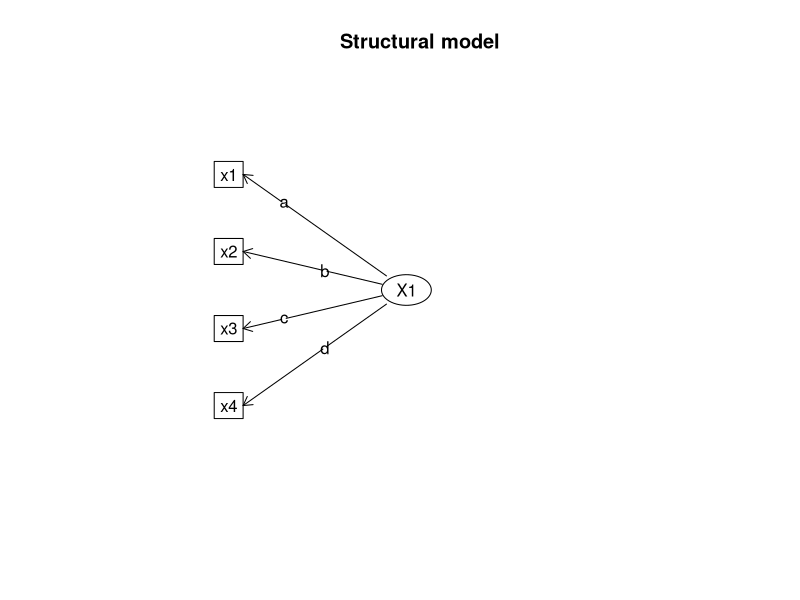
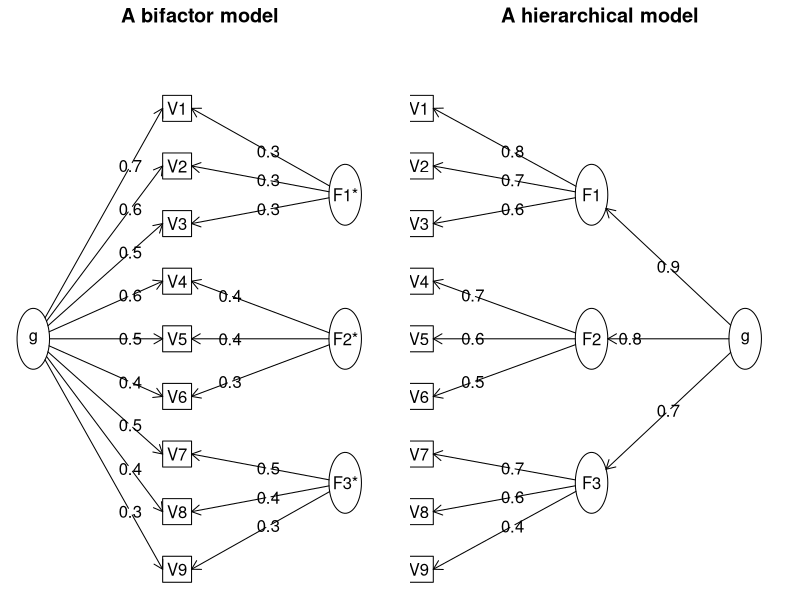
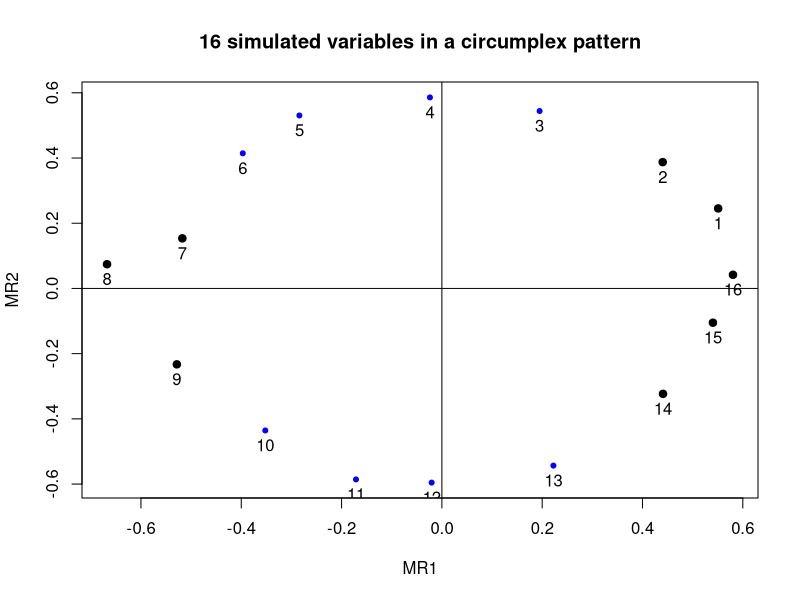
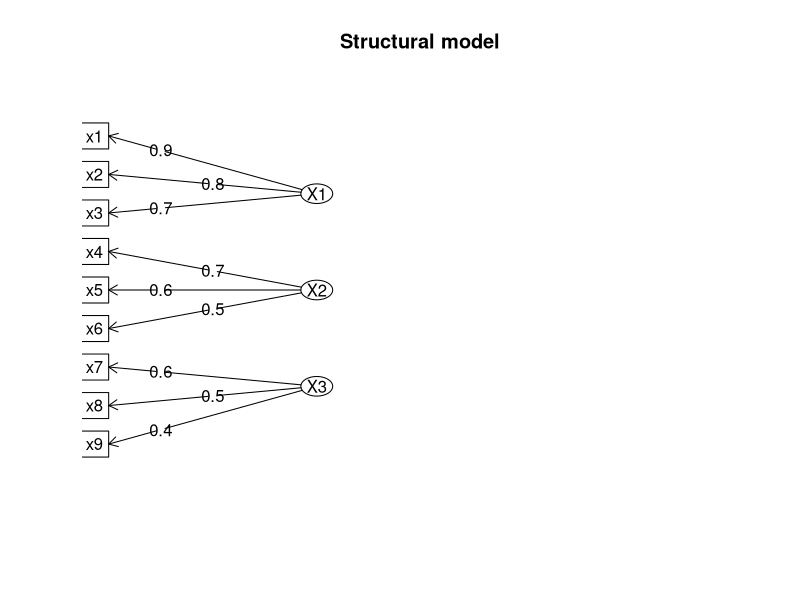
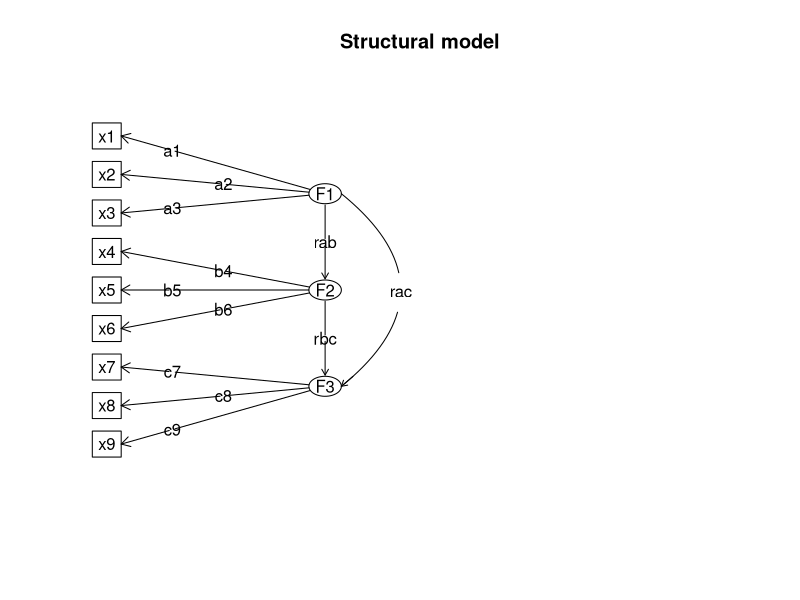
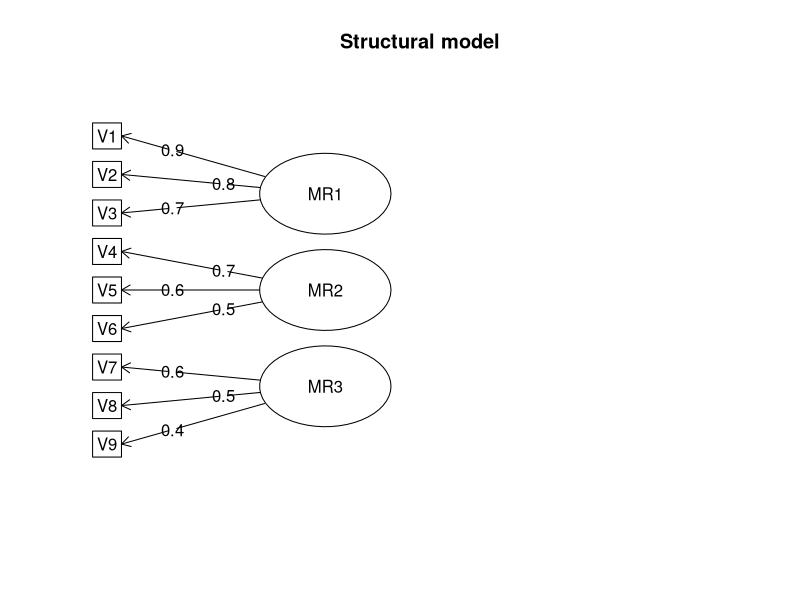
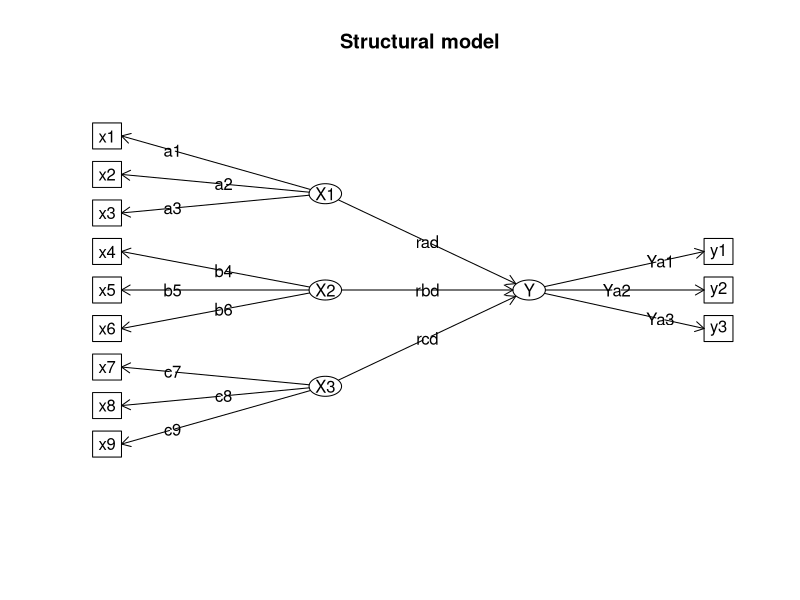
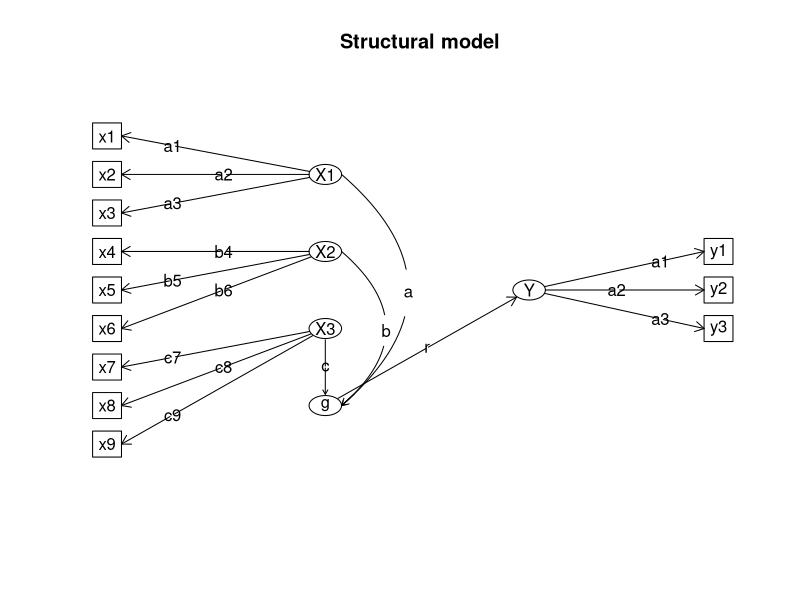

Reproduce these figures in R, in order. (Note: this script raises an error after producing the figures.)
### R code from vignette source 'psych_for_sem.Rnw'

###################################################
### code chunk number 1: psych_for_sem.Rnw:127-135
###################################################
library(psych)
set.seed(42)
tau <- sim.congeneric(loads=c(.8,.8,.8,.8)) #population values
tau.samp <- sim.congeneric(loads=c(.8,.8,.8,.8),N=100) # sample correlation matrix for 100 cases
round(tau.samp,2)  
tau.samp <- sim.congeneric(loads=c(.8,.8,.8,.8),N=100, short=FALSE) 
tau.samp
dim(tau.samp$observed)


###################################################
### code chunk number 2: psych_for_sem.Rnw:144-146
###################################################
cong <- sim.congeneric(N=100)
round(cong,2)


###################################################
### code chunk number 3: psych_for_sem.Rnw:152-154
###################################################
#plot.new()
m1 <- structure.diagram(c("a","b","c","d"))


###################################################
### code chunk number 4: psych_for_sem.Rnw:169-176
###################################################
set.seed(42)
gload=matrix(c(.9,.8,.7),nrow=3)
fload <- matrix(c(.8,.7,.6,rep(0,9),.7,.6,.5,
rep(0,9),.7,.6,.4),   ncol=3)
fload #echo it to see the structureSw
bifact <- sim.hierarchical(gload=gload,fload=fload)
round(bifact,2)


###################################################
### code chunk number 5: psych_for_sem.Rnw:183-187
###################################################
op <- par(mfrow=c(1,2))
m.bi <- omega(bifact,title="A bifactor model")
m.hi <- omega(bifact,sl=FALSE,title="A hierarchical model")
op <- par(mfrow = c(1,1))


###################################################
### code chunk number 6: psych_for_sem.Rnw:205-208
###################################################
circ <- sim.circ(16)
f2 <- fa(circ,2)
plot(f2,title="16 simulated variables in a circumplex pattern")


###################################################
### code chunk number 7: psych_for_sem.Rnw:225-229
###################################################
set.seed(42)
fx <- c(.9,.8,.7,.6)
cong1 <- sim.structure(fx)
cong1


###################################################
### code chunk number 8: psych_for_sem.Rnw:235-239
###################################################
set.seed(42)
fx  <- matrix(c(.9,.8,.7,rep(0,9),.7,.6,.5,rep(0,9),.6,.5,.4),   ncol=3)
three.fact <- sim.structure(fx)
three.fact


###################################################
### code chunk number 9: psych_for_sem.Rnw:244-246
###################################################
#plot.new()
three.fact.mod <-structure.diagram(fx)


###################################################
### code chunk number 10: psych_for_sem.Rnw:255-260
###################################################
Phi = matrix(c(1,.5,.3,.5,1,.2,.3,.2,1), ncol=3)
cor.f3 <- sim.structure(fx,Phi)
fx
Phi
cor.f3


###################################################
### code chunk number 11: psych_for_sem.Rnw:267-271
###################################################
fxs <- structure.list(9,list(F1=c(1,2,3),F2=c(4,5,6),F3=c(7,8,9)))
Phis <- phi.list(3,list(F1=c(2,3),F2=c(1,3),F3=c(1,2)))
fxs  #show the matrix
Phis #show this one as well


###################################################
### code chunk number 12: psych_for_sem.Rnw:277-279
###################################################
#plot.new()
corf3.mod <- structure.diagram(fxs,Phis)


###################################################
### code chunk number 13: psych_for_sem.Rnw:290-291
###################################################
f3.p <- Promax(fa(cor.f3$model,3))


###################################################
### code chunk number 14: psych_for_sem.Rnw:296-298
###################################################
#plot.new()
mod.f3p <- structure.diagram(f3.p,cut=.2)


###################################################
### code chunk number 15: psych_for_sem.Rnw:310-317
###################################################
set.seed(42)
fx  <- matrix(c(.9,.8,.7,rep(0,9),.7,.6,.5,rep(0,9),.6,.5,.4),   ncol=3)
fy <- c(.6,.5,.4)
Phi <- matrix(c(1,.48,.32,.4,.48,1,.32,.3,.32,.32,1,.2,.4,.3,.2,1), ncol=4)
twelveV <- sim.structure(fx,Phi, fy)$model
colnames(twelveV) <-rownames(twelveV) <- c(paste("x",1:9,sep=""),paste("y",1:3,sep=""))
round(twelveV,2)


###################################################
### code chunk number 16: psych_for_sem.Rnw:323-326
###################################################
fxs <- structure.list(9,list(X1=c(1,2,3), X2 =c(4,5,6),X3 = c(7,8,9)))
phi <- phi.list(4,list(F1=c(4),F2=c(4),F3=c(4),F4=c(1,2,3)))
fyx <- structure.list(3,list(Y=c(1,2,3)),"Y")


###################################################
### code chunk number 17: psych_for_sem.Rnw:331-333
###################################################
#plot.new()
sg3 <- structure.diagram(fxs,phi,fyx)


###################################################
### code chunk number 18: psych_for_sem.Rnw:346-353
###################################################
fxh  <- structure.list(9,list(X1=c(1:3),X2=c(4:6),X3=c(7:9),g=NULL))
fy <- structure.list(3,list(Y=c(1,2,3)))
Phi <- diag(1,5,5)
Phi[4,c(1:3)] <- letters[1:3]
Phi[5,4] <- "r"
#plot.new()
hi.mod <-structure.diagram(fxh,Phi, fy)


###################################################
### code chunk number 19: psych_for_sem.Rnw:369-371
###################################################
principal(cong1$model)
fa(cong1$model)


###################################################
### code chunk number 20: psych_for_sem.Rnw:379-386
###################################################
pc3 <- principal(bifact,3)
pa3 <- fa(bifact,3,fm="pa")
ml3 <- fa(bifact,3,fm="ml")
pc3
pa3
ml3
factor.congruence(list(pc3,pa3,ml3))


###################################################
### code chunk number 21: psych_for_sem.Rnw:392-394
###################################################
ml3p <- Promax(ml3)
ml3p


###################################################
### code chunk number 22: psych_for_sem.Rnw:403-404
###################################################
om.bi <- omega(bifact)


###################################################
### code chunk number 23: psych_for_sem.Rnw:416-417
###################################################
om.hi <- omega(bifact,sl=FALSE)


###################################################
### code chunk number 24: psych_for_sem.Rnw:425-426
###################################################
om.bi


###################################################
### code chunk number 25: psych_for_sem.Rnw:434-435
###################################################
ic <- ICLUST(bifact,title="Hierarchical cluster analysis of bifact data")


###################################################
### code chunk number 26: psych_for_sem.Rnw:457-462
###################################################
library(sem)
 mod.tau <- structure.sem(c("a","a","a","a"),labels=paste("V",1:4,sep=""))
mod.tau   #show it
sem.tau <- sem(mod.tau,cong,100)
summary(sem.tau,digits=2)


###################################################
### code chunk number 27: psych_for_sem.Rnw:467-472
###################################################
mod.cong <- structure.sem(c("a","b","c","d"),labels=paste("V",1:4,sep=""))
mod.cong  #show the model
sem.cong <- sem(mod.cong,cong,100)
summary(sem.cong,digits=2)
anova(sem.cong,sem.tau) #test the difference between the two models


###################################################
### code chunk number 28: psych_for_sem.Rnw:483-488
###################################################
mod.one <- structure.sem(letters[1:9],labels=paste("V",1:9,sep=""))
mod.one  #show the model
sem.one <- sem(mod.one,bifact,100)
summary(sem.one,digits=2)
round(residuals(sem.one),2)


###################################################
### code chunk number 29: psych_for_sem.Rnw:494-498
###################################################
f1 <- factanal(covmat=bifact,factors=1)
mod.f1 <- structure.sem(f1)
sem.f1 <- sem(mod.f1,bifact,100)
sem.f1


###################################################
### code chunk number 30: psych_for_sem.Rnw:507-512
###################################################
f3 <-fa(bifact,3,rotate="varimax")
mod.f3 <- structure.sem(f3)
sem.f3 <- sem(mod.f3,bifact,100)
summary(sem.f3,digits=2)
round(residuals(sem.f3),2)


###################################################
### code chunk number 31: psych_for_sem.Rnw:521-524
###################################################
f3 <-fa(bifact,3)     #extract three factors and do an oblique rotation
mod.f3 <- structure.sem(f3) #create the sem model
mod.f3   #show it 


###################################################
### code chunk number 32: psych_for_sem.Rnw:532-534
###################################################
#plot.new()
mod.f3 <- structure.diagram(f3)


###################################################
### code chunk number 33: psych_for_sem.Rnw:551-552
###################################################
om.th.bi  <- omega(Thurstone,digits=3)


###################################################
### code chunk number 34: psych_for_sem.Rnw:561-564
###################################################
sem.bi <- sem(om.th.bi$model,Thurstone,213) #use the model created by omega
summary(sem.bi,digits=2)
std.coef(sem.bi,digits=2)


###################################################
### code chunk number 35: psych_for_sem.Rnw:577-578
###################################################
om.hi <- omega(Thurstone,digits=3,sl=FALSE)


###################################################
### code chunk number 36: psych_for_sem.Rnw:586-590
###################################################
sem.hi <- sem(om.hi$model,Thurstone,213)
summary(sem.hi,digits=2)
std.coef(sem.hi,digits=2)
anova(sem.hi,sem.bi)


###################################################
### code chunk number 37: psych_for_sem.Rnw:599-605
###################################################
data(bifactor)
om.holz.bi <- omega(Holzinger,4)
sem.holz.bi <- sem(om.holz.bi$model,Holzinger,355)
om.holz.hi <- omega(Holzinger,4,sl=FALSE)
sem.holz.hi <- sem(om.holz.hi$model,Holzinger,355)
anova(sem.holz.bi,sem.holz.hi)


###################################################
### code chunk number 38: psych_for_sem.Rnw:615-617
###################################################
data(bifactor)
om.sem <- omegaSem(Thurstone,n.obs=213)


###################################################
### code chunk number 39: psych_for_sem.Rnw:625-626
###################################################
omega.diagram(om.sem,sort=FALSE)


###################################################
### code chunk number 40: psych_for_sem.Rnw:641-642
###################################################
sessionInfo()
